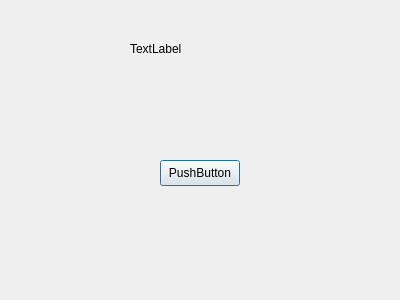
<?xml version="1.0" encoding="UTF-8"?>
<ui version="4.0">
 <class>Dialog2</class>
 <widget class="QDialog" name="Dialog2">
  <property name="geometry">
   <rect>
    <x>0</x>
    <y>0</y>
    <width>400</width>
    <height>300</height>
   </rect>
  </property>
  <property name="windowTitle">
   <string>Dialog</string>
  </property>
  <widget class="QPushButton" name="pushButton">
   <property name="geometry">
    <rect>
     <x>160</x>
     <y>160</y>
     <width>80</width>
     <height>26</height>
    </rect>
   </property>
   <property name="text">
    <string>PushButton</string>
   </property>
  </widget>
  <widget class="QLabel" name="label">
   <property name="geometry">
    <rect>
     <x>130</x>
     <y>40</y>
     <width>58</width>
     <height>18</height>
    </rect>
   </property>
   <property name="text">
    <string>TextLabel</string>
   </property>
  </widget>
 </widget>
 <resources/>
 <connections/>
</ui>
